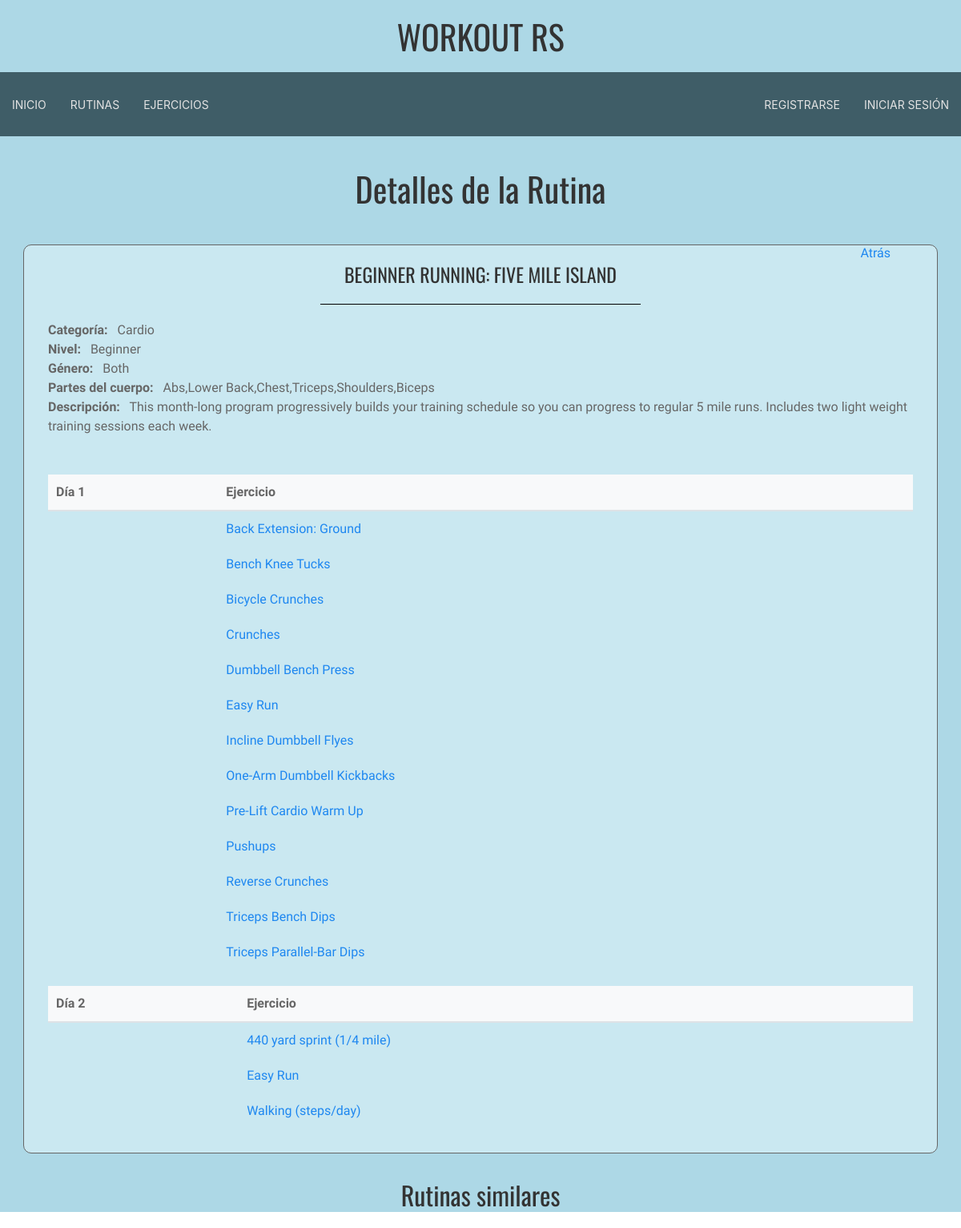
Screenshot of /rutina/10 with the database file from the repository.
### main/models.py (models this page shows, shortened)
class Workout(models.Model):
    workoutName = models.TextField(verbose_name="Workout name")
    workoutCategory = models.CharField(max_length=200, verbose_name="Workout Category", null=True)
    level = models.CharField(max_length=30, verbose_name="Level", null=True)
    gender = models.CharField(max_length=30, verbose_name="Gender", null=True)
    bodyPart = models.CharField(max_length=100, verbose_name="Body Part", null=True)
    description = models.TextField(verbose_name="Description", null=True, blank=True)
    day1 = models.ManyToManyField(Exercise, related_name="day1_routine", blank=True)
    day2 = models.ManyToManyField(Exercise, related_name="day2_routine", blank=True)
    day3 = models.ManyToManyField(Exercise, related_name="day3_routine", blank=True)
    day4 = models.ManyToManyField(Exercise, related_name="day4_routine", blank=True)
    day5 = models.ManyToManyField(Exercise, related_name="day5_routine", blank=True)
    day6 = models.ManyToManyField(Exercise, related_name="day6_routine", blank=True)
    day7 = models.ManyToManyField(Exercise, related_name="day7_routine", blank=True)
    class Meta:
        ordering = ['workoutName']

class Exercise(models.Model):
    exerciseName = models.TextField(verbose_name='Exercise name')
    exerciseCategory = models.CharField(max_length=200, verbose_name='Exercise Category', null=True)
    priMuscles = models.ManyToManyField(Muscle, related_name='primary', verbose_name='Primary Muscles')
    secMuscles = models.ManyToManyField(Muscle, related_name='secondary', verbose_name='Secondary Muscles')
    video = models.URLField(verbose_name='Video', null=True)
    instructions = models.TextField(verbose_name='Instructions', null=True)
    class Meta:
        ordering = ('exerciseName', )

### main/views.py (the view)
# urls.py: path('rutina/<int:id>', views.workout_detail, name='detalles_rutina'),
def workout_detail(request, id):
    rutina = get_object_or_404(Workout, id=id)
    days = [
        rutina.day1.all(),
        rutina.day2.all(),
        rutina.day3.all(),
        rutina.day4.all(),
        rutina.day5.all(),
        rutina.day6.all(),
        rutina.day7.all(),
    ]
    rutinasRec = []
    if rutina:
        rutinasRec = recommend_workouts(id)
        for rutina in rutinasRec:
            rutina['idWorkout'] = rutina.get('id')
    context = {
        'rutina': rutina,
        'rutinas': rutinasRec,
        'days': days,
        'STATIC_URL': settings.STATIC_URL,
    }
    return render(request, 'rutina.html', context)

### main/recommendations/recommendations.py (called while the page is built)
def calcular_similitud(items, id_item, campos, top_n=5):
    textos = [
        " ".join(str(item[campo]) for campo in campos if item.get(campo))
        for item in items
    ]
    vectorizer = CountVectorizer()
    X = vectorizer.fit_transform(textos)
    similitudes = cosine_similarity(X)
    idx_base = next(i for i, item in enumerate(items) if item["id"] == id_item)
    similares = sorted(
        enumerate(similitudes[idx_base]),
        key=lambda x: x[1],
        reverse=True
    )
    recomendaciones = [
        items[i] for i, sim in similares if i != idx_base
    ][:top_n]
    return recomendaciones

### main/views.py (called while the page is built)
def recommend_workouts(id):
    rutinas = list(Workout.objects.all().values(
        "id", "workoutName", "workoutCategory", "level", "gender", "bodyPart", "description"
    ))
    recomendaciones = calcular_similitud(rutinas, id, ["workoutName", "workoutCategory", "level", "gender", "bodyPart"], 5)
    return recomendaciones

### main/templates/rutina.html (shortened to what this page needs)
{% extends 'master.html' %}
{% block titulo %} Detalles de la Rutina {% endblock %}
{% block contenido %}
<br>
<div class="card mb-4 shadow-sm" style="justify-items: center; padding-bottom: 1px;">
    <div class="card-body" style="
        display: flex;
        justify-content: space-between;
        margin-bottom: 30px;
        background-color: #cae8f1;
        padding: 10px;
        width: 90%;
        flex-direction: column;
        padding-inline: 30px;
        border: 1px solid;
        border-radius: 10px;
    ">
        <div style="
        position: absolute;
        right: 11vh;
        top: 38vh;">
            <a href="javascript:history.back()">Atrás</a>
        </div>
        <div class="card-text" style="justify-items: center; padding-top: 10px;">
            <h3 class="card-title">{{ rutina.workoutName }}</h3>
            <hr style="
                width: 50vh;
                border-top: 1px solid black;
            ">
        </div>
        <div class="info" style="
            display: flex;
            justify-content: space-between;
        ">
            <div style="
                align-self: center;
            ">
                <strong>Categoría: &nbsp;</strong> {{ rutina.workoutCategory }}<br>
                <strong>Nivel: &nbsp;</strong> {{ rutina.level|default:"N/A" }}<br>
                <strong>Género: &nbsp;</strong> {{ rutina.gender|default:"N/A" }}<br>
                <strong>Partes del cuerpo: &nbsp;</strong> {{ rutina.bodyPart|default:"N/A" }}<br>
                <strong>Descripción: &nbsp;</strong> {{ rutina.description|default:"N/A" }}<br>
            </div>
        </div>
        <div class="info" style="
            display: flex;
            flex-direction: column;
            justify-content: center;
        ">
            <br><br>
            {% for day in days %}
                {% if day|length > 0 %}
                    <div class="table-container" style="margin-bottom: 20px;">
                        <table class="table" style="width: 100%; border-collapse: collapse;">
                            <thead>
                                <tr style="background-color: #f8f9fa; text-align: left; border-bottom: 2px solid #dee2e6;">
                                    <th style="padding: 10px; font-weight: bold;">Día {{ forloop.counter }}</th>
                                    <th style="padding: 10px; font-weight: bold;">Ejercicio</th>
                                </tr>
                            </thead>
                            <tbody>
                                {% for exercise in day %}
                                    <tr>
                                        <td style="padding: 10px; color: #495057;"></td>
                                        <td style="padding: 10px; color: #495057;"><a href='/ejercicio/{{exercise.id}}'> {{ exercise.exerciseName }}</a></td>
                                    </tr>
                                {% endfor %}
                            </tbody>
                        </table>
                    </div>
                {% endif %}
            {% endfor %}
        </div>
    </div>
</div>
<div>
    <h2 style="text-align: center">Rutinas similares</h2>
</div>
{% endblock %}

### static/css/master.css (style rules this page uses)
h1, h2, h3, h4, h5, h6 { font-family: "Oswald", serif; font-optical-sizing: auto; font-weight: 400; font-style: normal; }
body, option, select, input { font-family: 'Exo 2', serif; }
hr { border-color: lightblue; }

### rows the page displays
Workout: workoutName "BEGINNER RUNNING: FIVE MILE ISLAND", workoutCategory "Cardio", level "Beginner", gender "Both", bodyPart "Abs,Lower Back,Chest,Triceps,Shoulders,Biceps", description "This month-long program progressively builds your training schedule so you can progress to regular 5 mile runs. Includes two light weight training sessions each week."
Exercise: exerciseName "Back Extension: Ground"
Exercise: exerciseName "Bench Knee Tucks"
Exercise: exerciseName "Bicycle Crunches"
Exercise: exerciseName "Crunches"
Exercise: exerciseName "Dumbbell Bench Press"
Exercise: exerciseName "Easy Run"
Exercise: exerciseName "Incline Dumbbell Flyes"
Exercise: exerciseName "One-Arm Dumbbell Kickbacks"
Exercise: exerciseName "Pre-Lift Cardio Warm Up"
Exercise: exerciseName "Pushups"
Exercise: exerciseName "Reverse Crunches"
Exercise: exerciseName "Triceps Bench Dips"
Exercise: exerciseName "Triceps Parallel-Bar Dips"
Exercise: exerciseName "440 yard sprint (1/4 mile)"
Exercise: exerciseName "Walking (steps/day)"
